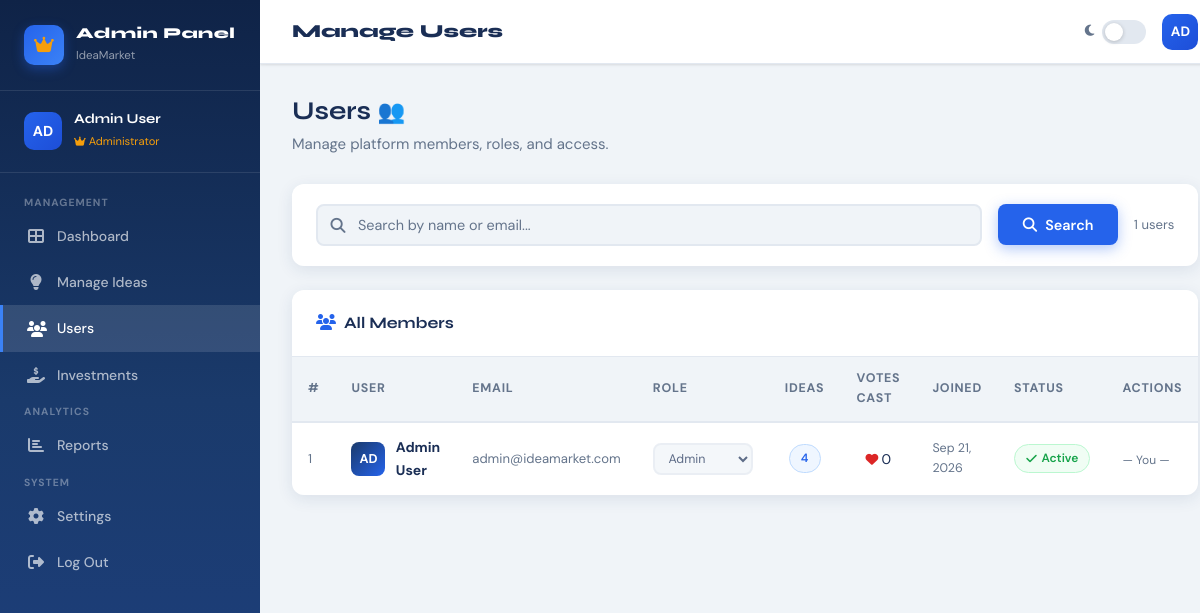
/admin-users.php (signed in), run on the app's committed database.
### tables this page shows
CREATE TABLE IF NOT EXISTS users (
    id                INT UNSIGNED AUTO_INCREMENT PRIMARY KEY,
    full_name         VARCHAR(120) NOT NULL,
    email             VARCHAR(180) NOT NULL UNIQUE,
    password_hash     VARCHAR(255) NOT NULL,
    role              ENUM('admin','user','investor') NOT NULL DEFAULT 'user',
    avatar            VARCHAR(255) NULL,
    bio               TEXT NULL,
    reputation        INT UNSIGNED NOT NULL DEFAULT 0,
    email_notif      TINYINT(1) NOT NULL DEFAULT 1,
    is_banned         TINYINT(1) NOT NULL DEFAULT 0,
    last_login        DATETIME NULL,
    created_at        DATETIME NOT NULL DEFAULT CURRENT_TIMESTAMP,
    INDEX idx_role (role),
    INDEX idx_email (email),
    INDEX idx_reputation (reputation)
);

### includes/auth.php (called while the page is built, shortened)
<?php
function currentUser(): array {
    return [
        'id'        => $_SESSION['user_id']   ?? null,
        'name'      => $_SESSION['user_name'] ?? '',
        'email'     => $_SESSION['user_email'] ?? '',
        'role'      => $_SESSION['role']       ?? 'user',
        'initials'  => strtoupper(substr($_SESSION['user_name'] ?? 'U', 0, 2)),
    ];
}

### includes/functions.php (called while the page is built, shortened)
<?php
function e(string $str): string {
    return htmlspecialchars($str, ENT_QUOTES, 'UTF-8');
}
function formatDate(string $date, string $fmt = 'M j, Y'): string {
    $dt = new DateTime($date, new DateTimeZone('Africa/Douala'));
    return $dt->format($fmt);
}
function paginate(int $total, int $perPage, int $current): array {
    $pages = max(1, (int)ceil($total / $perPage));
    return ['total_pages' => $pages, 'current' => max(1, min($current, $pages)), 'offset' => ($current - 1) * $perPage];
}

### admin-users.php (the view, shortened to what this page needs)
<?php
require_once 'includes/auth.php';
require_once 'includes/functions.php';
$user   = currentUser();
$search = trim($_GET['q'] ?? '');
$page   = max(1, (int)($_GET['page'] ?? 1));
$perPage = 20;
$where  = $search ? "WHERE full_name LIKE ? OR email LIKE ?" : '';
$params = $search ? ["%$search%", "%$search%"] : [];
$total    = $pdo->prepare("SELECT COUNT(*) FROM users $where");
$total->execute($params);
$totalCount = $total->fetchColumn();
$pg = paginate($totalCount, $perPage, $page);
$stmt = $pdo->prepare("
  SELECT u.*, (SELECT COUNT(*) FROM ideas WHERE user_id=u.id) AS idea_count,
         (SELECT COUNT(*) FROM votes WHERE user_id=u.id) AS votes_cast
  FROM users u $where ORDER BY u.created_at DESC LIMIT $perPage OFFSET {$pg['offset']}
");
$stmt->execute($params);
$users = $stmt->fetchAll();
?>
<!DOCTYPE html>
<html lang="en">
<head>
  <link rel="stylesheet" href="https://cdnjs.cloudflare.com/ajax/libs/font-awesome/6.5.0/css/all.min.css">
  <link rel="stylesheet" href="assets/css/main.css">
</head>
<body>
<div class="layout-wrapper">
  <aside class="sidebar">
    <div class="sidebar-brand">
      <div class="brand-icon"><i class="fas fa-crown" style="color:#f59e0b;"></i></div>
      <div class="brand-text"><h6>Admin Panel</h6><span>IdeaMarket</span></div>
    </div>
    <div class="sidebar-user">
      <div class="user-avatar" style="background:linear-gradient(135deg,#2563eb,#1d4ed8);">AD</div>
      <div class="user-info"><h6><?= e($user['name']) ?></h6><span style="color:var(--gold);font-size:.7rem;"><i class="fas fa-crown" style="font-size:.65rem;"></i> Administrator</span></div>
    </div>
    <nav class="sidebar-nav">
      <span class="nav-section-label">Management</span>
      <a href="admin.php"><i class="fas fa-th-large"></i> Dashboard</a>
      <a href="admin-ideas.php"><i class="fas fa-lightbulb"></i> Manage Ideas</a>
      <a href="admin-users.php" class="active"><i class="fas fa-users"></i> Users</a>
      <a href="admin-investments.php"><i class="fas fa-hand-holding-usd"></i> Investments</a>
      <span class="nav-section-label" style="margin-top:.5rem;">Analytics</span>
      <a href="admin-reports.php"><i class="fas fa-chart-bar"></i> Reports</a>
      <span class="nav-section-label" style="margin-top:.5rem;">System</span>
      <a href="admin-settings.php"><i class="fas fa-cog"></i> Settings</a>
      <a href="logout.php"><i class="fas fa-sign-out-alt"></i> Log Out</a>
    </nav>
  </aside>
  <main class="main-content">
    <header class="top-header">
      <div style="display:flex;align-items:center;gap:1rem;">
        <span class="page-title">Manage Users</span>
      </div>
      <div class="header-right">
        <div class="dark-toggle"><i class="fas fa-moon" style="font-size:.8rem;"></i><div class="toggle-switch"></div></div>
        <div class="header-avatar" style="background:linear-gradient(135deg,#2563eb,#1d4ed8);">AD</div>
      </div>
    </header>
    <div class="page-body fade-in">
      <div class="page-header">
        <h1>Users <span style="font-size:1.4rem;">👥</span></h1>
        <p>Manage platform members, roles, and access.</p>
      </div>
      <div class="filter-bar">
        <form method="GET" style="display:contents;">
          <div class="search-input-wrap">
            <i class="fas fa-search"></i>
            <input type="text" name="q" class="form-control" placeholder="Search by name or email..." value="<?= e($search) ?>">
          </div>
          <button type="submit" class="btn btn-primary"><i class="fas fa-search"></i> Search</button>
        </form>
        <span style="margin-left:auto;font-size:.82rem;color:var(--text-muted);"><?= $totalCount ?> users</span>
      </div>
      <div class="card">
        <div class="card-header">
          <span class="card-title"><i class="fas fa-users me-2" style="color:var(--blue)"></i>All Members</span>
        </div>
        <div class="table-wrapper">
          <table id="usersTable">
            <thead>
              <tr><th>#</th><th>User</th><th>Email</th><th>Role</th><th>Ideas</th><th>Votes Cast</th><th>Joined</th><th>Status</th><th>Actions</th></tr>
            </thead>
            <tbody>
              <?php foreach ($users as $u): ?>
                <tr id="user-row-<?= $u['id'] ?>">
                  <td style="color:var(--text-muted);font-size:.8rem;"><?= $u['id'] ?></td>
                  <td>
                    <div style="display:flex;align-items:center;gap:.65rem;">
                      <div style="width:34px;height:34px;border-radius:8px;background:linear-gradient(135deg,var(--navy),var(--blue));display:flex;align-items:center;justify-content:center;color:#fff;font-weight:700;font-size:.8rem;flex-shrink:0;">
                        <?= strtoupper(substr($u['full_name'],0,2)) ?>
                      </div>
                      <strong style="font-size:.875rem;"><?= e($u['full_name']) ?></strong>
                    </div>
                  </td>
                  <td style="font-size:.82rem;color:var(--text-muted);"><?= e($u['email']) ?></td>
                  <td>
                    <select class="form-control" style="padding:.3rem .6rem;font-size:.78rem;min-width:100px;"
                            onchange="changeRole(<?= $u['id'] ?>, this.value)"
                            <?= $u['id'] == $_SESSION['user_id'] ? 'disabled' : '' ?>>
                      <option value="admin"    <?= $u['role']==='admin'?'selected':'' ?>>Admin</option>
                    </select>
                  </td>
                  <td style="text-align:center;"><span class="badge badge-review"><?= $u['idea_count'] ?></span></td>
                  <td style="text-align:center;"><i class="fas fa-heart" style="color:var(--red);font-size:.8rem;margin-right:.2rem;"></i><?= $u['votes_cast'] ?></td>
                  <td style="font-size:.78rem;color:var(--text-muted);"><?= formatDate($u['created_at'],'M j, Y') ?></td>
                  <td>
                    <?php if ($u['is_banned']): ?>
                      <span class="badge badge-closed"><i class="fas fa-ban"></i> Banned</span>
                    <?php else: ?>
                      <span class="badge badge-approved"><i class="fas fa-check"></i> Active</span>
                    <?php endif; ?>
                  </td>
                  <td>
                    <?php if ($u['id'] != $_SESSION['user_id']): ?>
                      <button class="btn <?= $u['is_banned']?'btn-success':'btn-danger' ?> btn-sm"
                              onclick="toggleBan(<?= $u['id'] ?>, <?= $u['is_banned']?'0':'1' ?>)"
                              id="ban-btn-<?= $u['id'] ?>">
                        <i class="fas <?= $u['is_banned']?'fa-check-circle':'fa-ban' ?>"></i>
                        <?= $u['is_banned']?'Unban':'Ban' ?>
                      </button>
                    <?php else: ?>
                      <span style="font-size:.75rem;color:var(--text-muted);">— You —</span>
                    <?php endif; ?>
                  </td>
                </tr>
              <?php endforeach; ?>
            </tbody>
          </table>
        </div>
      </div>
    </div>
  </main>
</div>
</body>
</html>

### data on the page
users: full_name "Admin User", id "1", full_name "AD", email "admin@ideamarket.com", role+id "Admin", idea_count "4", votes_cast "0", created_at "Sep 21, 2026", is_banned 0 (drawn), shows "— You —"

### other printed values
$totalCount "1"
